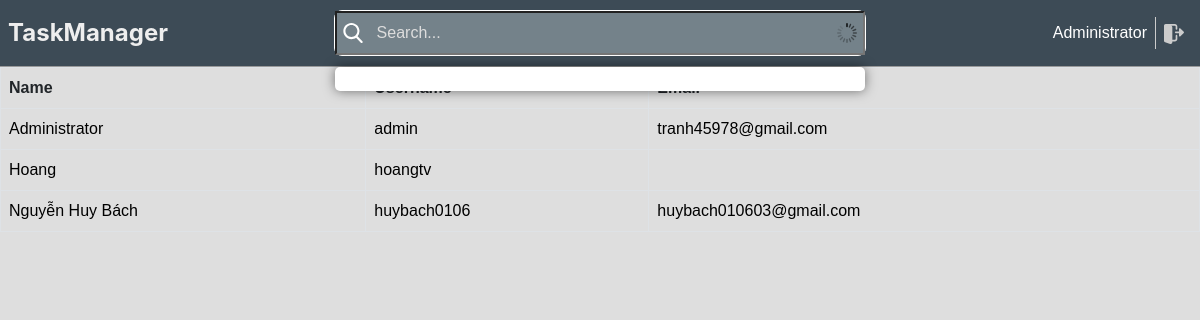
The app's page /users/ (signed in) with its own data.
### task_management/models.py (models this page shows, shortened)
class User(db.Model, UserMixin):
    __tablename__ = 'user'
    id = db.Column(db.Integer, primary_key=True)
    name = db.Column(db.String(100))
    username = db.Column(db.String(100), nullable=False)
    password_hashed = db.Column(db.String(100), nullable=False)
    active = db.Column(db.Boolean, default=True)
    phone = db.Column(db.String(100))
    email = db.Column(db.String(100))
    created_at = db.Column(db.DateTime, default=db.func.current_timestamp())
    updated_at = db.Column(db.DateTime, default=db.func.current_timestamp())
    create_uid = db.Column(db.Integer, default=0)
    write_uid = db.Column(db.Integer, default=0)
    is_admin = db.Column(db.Boolean, default=False)
    db.UniqueConstraint(username, email)
    @property  # Decorator này dùng để tạo ra một thuộc tính giả
    def password(self):
        if self.password_hashed is not None:
            return None
        return self.password

### task_management/user/views.py (the view)
@user_blueprint.route('/', methods=['GET', 'POST'])
def users():
    if not current_user.is_authenticated:
        return redirect(url_for('login'))
    users = User.query.all()
    return render_template('user_list.html', users=users, view_type='list')

### task_management/models.py (called while the page is built)
@login_manager.user_loader
def load_user(user_id):
    return User.query.get(int(user_id))

### task_management/user/templates/user_list.html (shortened to what this page needs)
{% extends 'base.html' %}
{% block content %}
    <table class="table table-bordered table-hover">
        <thead class="thead-dark">
            <tr>
                <th>Name</th>
                <th>Username</th>
                <th>Email</th>
            </tr>
        </thead>
        <tbody>
            {% for user in users %}
                <tr>
                    <td>
                        <a href="{{ url_for('users.user_by_id', user_id=user.id) }}">
                            <div>{{ user.name or '' }}</div>
                        </a>
                    </td>
                    <td>
                        <a href="{{ url_for('users.user_by_id', user_id=user.id) }}">
                            <div>{{ user.username }}</div>
                        </a>
                    </td>
                    <td>
                        <a href="{{ url_for('users.user_by_id', user_id=user.id) }}">
                            <div>{{ user.email or '' }}</div>
                        </a>
                    </td>
                </tr>
            {% endfor %}
        </tbody>
    </table>
{% endblock %}

### task_management/templates/base.html (shortened to what this page needs)
<!DOCTYPE html>
<html lang="en">
    <head>
        <link rel="stylesheet" href="https://cdn.jsdelivr.net/npm/bootstrap@5.2.3/dist/css/bootstrap.min.css"
>
        <link href="{{ url_for('static', filename='css/styles.css') }}" rel="stylesheet" type="text/css">
        <link href="{{ url_for('static', filename='css/default.css') }}" rel="stylesheet" type="text/css">
    </head>
    <body>
        {% include 'header.html' %}
        {% block content %}{% endblock %}
    </body>
</html>

### task_management/templates/header.html (shortened to what this page needs)
<div class="header"
     style="width: 100%">
    <div class="header-icon">
        <a href="/">
            TaskManager
        </a>
    </div>
    <div class="search-bar" id="searchBar">
        <input name="searchbar" id="searchInput"
               class="search-input"
               type="text"
               name=""
               placeholder="Search...">
        <div id="tippy" class="tippy"></div>
    </div>
    <div class="User d-flex justify-content-end align-items-center" style="flex: 1">
        <span style="margin-left: 10px" style="color: #ccc">
          <a style="color: white" href="/users/{{ current_user.id }}">
                        {{ current_user.name }}
          </a>
        </span>
        <a href="{{ url_for('logout') }}" class="logout">
        </a>
    </div>
</div>

### task_management/static/css/styles.css (style rules this page uses)
body { font-family: Arial, sans-serif; background-color: #dedede; margin: 0; padding: 0; }
a { text-decoration: none; color: black; }

### task_management/static/css/default.css (style rules this page uses)
:root { --sidebar-width: 250px; --header-height: 67px; }
* { box-sizing: border-box; }
.header { display: flex; align-items: center; justify-content: center; padding: 0 8px; background-color: #3d4b56; border-bottom: 1px solid #999; height: 67px; }

### records on screen
User: name "Administrator", username "admin", email "tranh45978@gmail.com"
User: name "Hoang", username "hoangtv"
User: name "Nguyễn Huy Bách", username "huybach0106", email "huybach010603@gmail.com"
